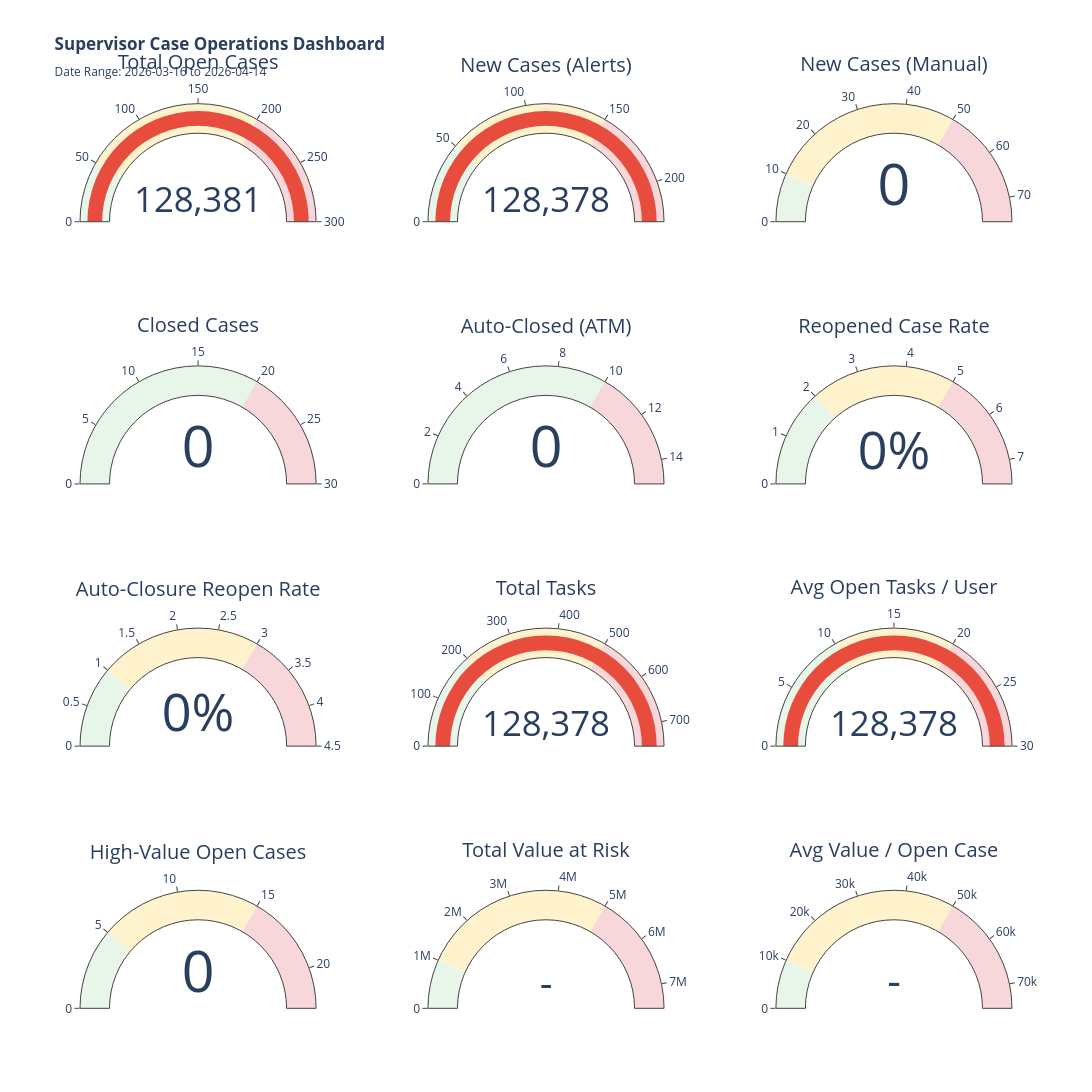

The notebook cell this image was saved under:
### Markdown cell above
# Dashboards

### Code cell
metrics = build_supervisor_dashboard_metrics(
    alerts=alerts,
    cases=cases,
    tasks=tasks,
    period="LAST_30_DAYS",
    value_threshold=5000.0
)

render_supervisor_kpi_cards(metrics)

### Figure 1 — Plotly figure (JSON) as saved in the notebook; plotly's stock layout.template omitted (floating-point values rounded to 4 significant figures)
{"data": [{"domain": {"x": [0, 0.2533], "y": [0.8625, 1]}, "gauge": {"axis": {"range": [0, 300]}, "bar": {"color": "#e74c3c"}, "steps": [{"color": "#e8f5e9", "range": [0, 50]}, {"color": "#fff3cd", "range": [50, 200]}, {"color": "#f8d7da", "range": [200, 300]}]}, "mode": "number+gauge", "number": {"suffix": ""}, "title": {"text": "Total Open Cases"}, "type": "indicator", "value": 128381}, {"domain": {"x": [0.3733, 0.6267], "y": [0.8625, 1]}, "gauge": {"axis": {"range": [0, 225]}, "bar": {"color": "#e74c3c"}, "steps": [{"color": "#e8f5e9", "range": [0, 50]}, {"color": "#fff3cd", "range": [50, 150]}, {"color": "#f8d7da", "range": [150, 225]}]}, "mode": "number+gauge", "number": {"suffix": ""}, "title": {"text": "New Cases (Alerts)"}, "type": "indicator", "value": 128378}, {"domain": {"x": [0.7467, 1], "y": [0.8625, 1]}, "gauge": {"axis": {"range": [0, 75]}, "bar": {"color": "#2ecc71"}, "steps": [{"color": "#e8f5e9", "range": [0, 10]}, {"color": "#fff3cd", "range": [10, 50]}, {"color": "#f8d7da", "range": [50, 75]}]}, "mode": "number+gauge", "number": {"suffix": ""}, "title": {"text": "New Cases (Manual)"}, "type": "indicator", "value": 0}, {"domain": {"x": [0, 0.2533], "y": [0.575, 0.7125]}, "gauge": {"axis": {"range": [0, 30]}, "bar": {"color": "#e74c3c"}, "steps": [{"color": "#e8f5e9", "range": [0, 50]}, {"color": "#fff3cd", "range": [50, 20]}, {"color": "#f8d7da", "range": [20, 30]}]}, "mode": "number+gauge", "number": {"suffix": ""}, "title": {"text": "Closed Cases"}, "type": "indicator", "value": 0}, {"domain": {"x": [0.3733, 0.6267], "y": [0.575, 0.7125]}, "gauge": {"axis": {"range": [0, 15]}, "bar": {"color": "#e74c3c"}, "steps": [{"color": "#e8f5e9", "range": [0, 30]}, {"color": "#fff3cd", "range": [30, 10]}, {"color": "#f8d7da", "range": [10, 15]}]}, "mode": "number+gauge", "number": {"suffix": ""}, "title": {"text": "Auto-Closed (ATM)"}, "type": "indicator", "value": 0}, {"domain": {"x": [0.7467, 1], "y": [0.575, 0.7125]}, "gauge": {"axis": {"range": [0, 7.5]}, "bar": {"color": "#2ecc71"}, "steps": [{"color": "#e8f5e9", "range": [0, 2]}, {"color": "#fff3cd", "range": [2, 5]}, {"color": "#f8d7da", "range": [5, 7.5]}]}, "mode": "number+gauge", "number": {"suffix": "%"}, "title": {"text": "Reopened Case Rate"}, "type": "indicator", "value": 0}, {"domain": {"x": [0, 0.2533], "y": [0.2875, 0.425]}, "gauge": {"axis": {"range": [0, 4.5]}, "bar": {"color": "#2ecc71"}, "steps": [{"color": "#e8f5e9", "range": [0, 1]}, {"color": "#fff3cd", "range": [1, 3]}, {"color": "#f8d7da", "range": [3, 4.5]}]}, "mode": "number+gauge", "number": {"suffix": "%"}, "title": {"text": "Auto-Closure Reopen Rate"}, "type": "indicator", "value": 0}, {"domain": {"x": [0.3733, 0.6267], "y": [0.2875, 0.425]}, "gauge": {"axis": {"range": [0, 750]}, "bar": {"color": "#e74c3c"}, "steps": [{"color": "#e8f5e9", "range": [0, 200]}, {"color": "#fff3cd", "range": [200, 500]}, {"color": "#f8d7da", "range": [500, 750]}]}, "mode": "number+gauge", "number": {"suffix": ""}, "title": {"text": "Total Tasks"}, "type": "indicator", "value": 128378}, {"domain": {"x": [0.7467, 1], "y": [0.2875, 0.425]}, "gauge": {"axis": {"range": [0, 30]}, "bar": {"color": "#e74c3c"}, "steps": [{"color": "#e8f5e9", "range": [0, 10]}, {"color": "#fff3cd", "range": [10, 20]}, {"color": "#f8d7da", "range": [20, 30]}]}, "mode": "number+gauge", "number": {"suffix": ""}, "title": {"text": "Avg Open Tasks / User"}, "type": "indicator", "value": 128378}, {"domain": {"x": [0, 0.2533], "y": [0, 0.1375]}, "gauge": {"axis": {"range": [0, 22.5]}, "bar": {"color": "#2ecc71"}, "steps": [{"color": "#e8f5e9", "range": [0, 5]}, {"color": "#fff3cd", "range": [5, 15]}, {"color": "#f8d7da", "range": [15, 22.5]}]}, "mode": "number+gauge", "number": {"suffix": ""}, "title": {"text": "High-Value Open Cases"}, "type": "indicator", "value": 0}, {"domain": {"x": [0.3733, 0.6267], "y": [0, 0.1375]}, "gauge": {"axis": {"range": [0, 7500000]}, "bar": {"color": "#e74c3c"}, "steps": [{"color": "#e8f5e9", "range": [0, 1000000]}, {"color": "#fff3cd", "range": [1000000, 5000000]}, {"color": "#f8d7da", "range": [5000000, 7500000]}]}, "mode": "number+gauge", "number": {"suffix": ""}, "title": {"text": "Total Value at Risk"}, "type": "indicator", "value": null}, {"domain": {"x": [0.7467, 1], "y": [0, 0.1375]}, "gauge": {"axis": {"range": [0, 75000]}, "bar": {"color": "#e74c3c"}, "steps": [{"color": "#e8f5e9", "range": [0, 10000]}, {"color": "#fff3cd", "range": [10000, 50000]}, {"color": "#f8d7da", "range": [50000, 75000]}]}, "mode": "number+gauge", "number": {"suffix": ""}, "title": {"text": "Avg Value / Open Case"}, "type": "indicator", "value": null}], "layout": {"height": 1200, "showlegend": false, "title": {"text": "<b>Supervisor Case Operations Dashboard</b><br><sub>Date Range: 2026-03-16 to 2026-04-14</sub>"}, "width": 1400}}
